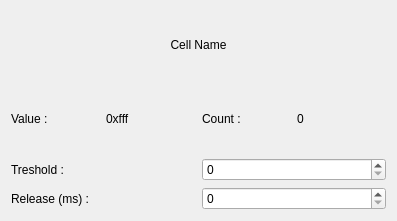
<?xml version="1.0" encoding="UTF-8"?>
<ui version="4.0">
 <class>CellViewer</class>
 <widget class="QWidget" name="CellViewer">
  <property name="geometry">
   <rect>
    <x>0</x>
    <y>0</y>
    <width>397</width>
    <height>221</height>
   </rect>
  </property>
  <property name="windowTitle">
   <string>Form</string>
  </property>
  <layout class="QGridLayout" name="gridLayout">
   <item row="1" column="0">
    <widget class="QLabel" name="valueLabel">
     <property name="text">
      <string>Value :</string>
     </property>
    </widget>
   </item>
   <item row="1" column="1">
    <widget class="QLabel" name="valueDisplayLabel">
     <property name="text">
      <string>0xfff</string>
     </property>
    </widget>
   </item>
   <item row="1" column="2">
    <widget class="QLabel" name="countLabel">
     <property name="text">
      <string>Count :</string>
     </property>
    </widget>
   </item>
   <item row="1" column="3">
    <widget class="QLabel" name="countDisplayLabel">
     <property name="text">
      <string>0</string>
     </property>
    </widget>
   </item>
   <item row="2" column="2" colspan="2">
    <widget class="QSpinBox" name="thresholdBox">
     <property name="maximum">
      <number>65535</number>
     </property>
     <property name="value">
      <number>0</number>
     </property>
    </widget>
   </item>
   <item row="3" column="2" colspan="2">
    <widget class="QSpinBox" name="releaseBox">
     <property name="maximum">
      <number>65535</number>
     </property>
    </widget>
   </item>
   <item row="2" column="0" colspan="2">
    <widget class="QLabel" name="thresholdLabel">
     <property name="text">
      <string>Treshold :</string>
     </property>
    </widget>
   </item>
   <item row="3" column="0" colspan="2">
    <widget class="QLabel" name="releaseLabel">
     <property name="text">
      <string>Release (ms) :</string>
     </property>
    </widget>
   </item>
   <item row="0" column="0" colspan="4">
    <widget class="QLabel" name="nameLabel">
     <property name="text">
      <string>Cell Name</string>
     </property>
     <property name="alignment">
      <set>Qt::AlignCenter</set>
     </property>
    </widget>
   </item>
  </layout>
 </widget>
 <resources/>
 <connections/>
</ui>
